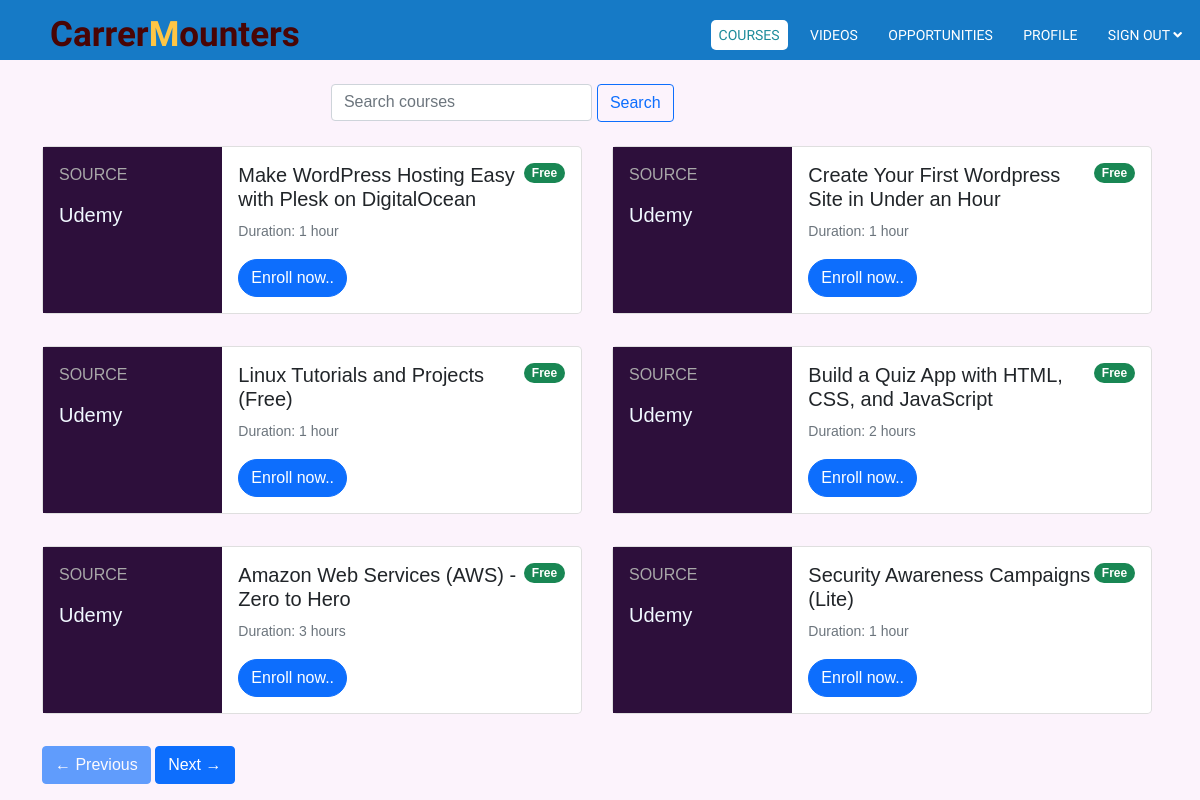
The page /courses/CS_IT (signed in) on the database its author committed.
### courses/models.py (models this page shows, shortened)
class CS_IT_Course(models.Model):
    sno = models.AutoField(primary_key=True)
    courseName = models.TextField()
    source = models.CharField(max_length=50)
    duration = models.CharField(max_length=20)
    cat = (
        ('Free','Free'),
        ('Paid','Paid'),
    )
    category = models.CharField(max_length=10,choices=cat,default='Free')
    timeStamp = models.DateTimeField(auto_now_add = True, blank=True)
    courseLink = models.TextField()

### courses/views.py (the view)
# urls.py: path('CS_IT',views.CS_IT,name='CS_IT'),
@login_required(login_url='signin')
def CS_IT(request):
    allcourses = CS_IT_Course.objects.all().order_by('-timeStamp')
    paginator = Paginator(allcourses,6)
    page_number = request.GET.get('page')
    page_obj = paginator.get_page(page_number)
    context = {'page_obj':page_obj}
    return render(request,'courses/courseList.html',context)

### templates/courses/courseList.html (shortened to what this page needs)
{% load static %}
<!doctype html>
<html lang="en">
<head>
  <link rel="stylesheet" href="https://cdnjs.cloudflare.com/ajax/libs/font-awesome/5.15.3/css/all.min.css" />
  <link href="https://cdn.jsdelivr.net/npm/bootstrap@5.1.3/dist/css/bootstrap.min.css" rel="stylesheet"
>
</head>
<body>
  {% include 'home/navbar.html' %}
  <br>
  <div class="container-fluid">
    <form method="GET"
      action="{% if 'CS_IT' in request.path %}CSsearch{% elif 'Mech' in request.path %}Mechsearch{%elif 'ENTC' in request.path %}ENTCsearch{%elif 'Electrical' in request.path %}Electricalsearch{%elif 'Civil' in request.path %}Civilsearch{%elif 'Trending' in request.path %}Trendingsearch{% endif %}" class="d-flex justify-content-end">
      <div>
        <input class="form-control me-2" style="padding: 5px 32px 6px 12px;" type="search" placeholder="Search courses"
          aria-label="Search" name="query" id="query">
      </div>
      <div><button class="btn btn-outline-primary" style="margin-left: 5px;" type="submit"
          href="{% if 'CS_IT' in request.path %}CSsearch{% elif 'Mech' in request.path %}Mechsearch{%elif 'ENTC' in request.path %}ENTCsearch{%elif 'Electrical' in request.path %}Electricalsearch{%elif 'Civil' in request.path %}Civilsearch{%elif 'Trending' in request.path %}Trendingsearch{% endif %}">Search</button>
      </div>
    </form>
  </div>
  <div class="container my-2 mx-auto">
    <div class="row">
      {% for course in page_obj%}
      <div class="col-md-6">
        <div class="card mb-3 my-3 rounded-3" style="max-width: 540px">
          <div class="row g-0">
            <div class="col-md-4" style="padding: 1rem 1rem; background-color: #2d0f3b">
              <p class="card-text" style="color: darkgray">SOURCE</p>
              <h2 class="card-text" style="color: aliceblue; font-family: sans-serif; font-size: 20px;">
                {{course.source}}
              </h2>
            </div>
            <div class="col-md-8">
              <div class="card-body">
                {%if course.category == 'Free' %}
                <span class="badge rounded-pill bg-success">
                  {%else%}
                  <span class="badge rounded-pill bg-danger">
                    {%endif%}
                    {{course.category}}</span>
                  <h5 class="card-text">{{course.courseName}}</h5>
                  <p class="card-text">
                    <small class="text-muted">Duration: {{course.duration}}</small>
                  </p>
                  <a href="{{course.courseLink}}"><span class="btn rounded-pill btn-primary" href="" role="button">Enroll now..</span></a>
              </div>
            </div>
          </div>
        </div>
      </div>
      {% empty %}
      <h1>No results found!!</h1>
      {% endfor %}
    </div>
  </div>
  {% if page_obj.has_previous or page_obj.has_next %}
  <div class="container my-3">
    {% if page_obj.has_previous %}
    <a class="btn btn-primary float-right" href="?page={{page_obj.previous_page_number}}">&larr; Previous</a>
    {% else %}
    <a class="btn btn-primary disabled float-right" aria-disabled="true">&larr; Previous</a>
    {% endif %}
    {% if page_obj.has_next %}
    <a class="btn btn-primary float-right" href="?page={{page_obj.next_page_number}}">Next &rarr;</a>
    {% else %}
    <a class="btn btn-primary disabled float-right" aria-disabled="true">Next &rarr;</a>
    {% endif %}
  </div>
  {% endif %}
</body>
</html>

### templates/courses/courseList.html (style rules this page uses)
* { font-family: "Roboto Cn", sans-serif; padding: 0; margin: 0; text-decoration: none !important; list-style: none; box-sizing: border-box; }
body { font-family: montserrat; background: #fcf3fc; }
.badge { float: right; }

### rows shown on the page
CS_IT_Course: source "Udemy", category "Free", courseName "Make WordPress Hosting Easy with Plesk on DigitalOcean", duration "1 hour"
CS_IT_Course: source "Udemy", category "Free", courseName "Create Your First Wordpress Site in Under an Hour", duration "1 hour"
CS_IT_Course: source "Udemy", category "Free", courseName "Linux Tutorials and Projects (Free)", duration "1 hour"
CS_IT_Course: source "Udemy", category "Free", courseName "Build a Quiz App with HTML, CSS, and JavaScript", duration "2 hours"
CS_IT_Course: source "Udemy", category "Free", courseName "Amazon Web Services (AWS) - Zero to Hero", duration "3 hours"
CS_IT_Course: source "Udemy", category "Free", courseName "Security Awareness Campaigns (Lite)", duration "1 hour"
